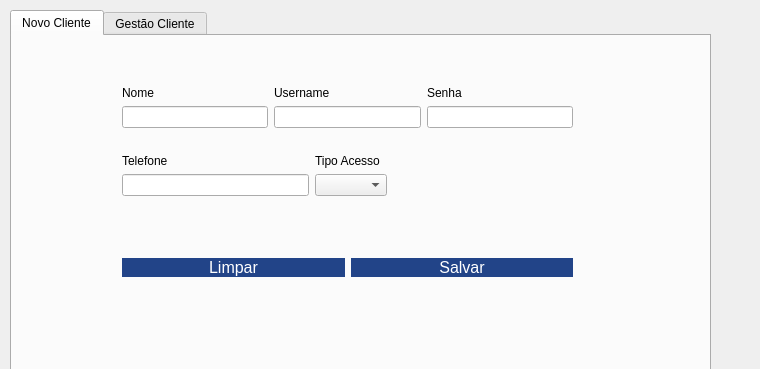
<?xml version="1.0" encoding="UTF-8"?>
<ui version="4.0">
 <class>fm_gestaoColaboradores</class>
 <widget class="QDialog" name="fm_gestaoColaboradores">
  <property name="geometry">
   <rect>
    <x>0</x>
    <y>0</y>
    <width>760</width>
    <height>369</height>
   </rect>
  </property>
  <property name="windowTitle">
   <string>Cliente</string>
  </property>
  <property name="styleSheet">
   <string notr="true"/>
  </property>
  <widget class="QTabWidget" name="tabWidget">
   <property name="geometry">
    <rect>
     <x>10</x>
     <y>10</y>
     <width>701</width>
     <height>361</height>
    </rect>
   </property>
   <property name="styleSheet">
    <string notr="true"/>
   </property>
   <property name="currentIndex">
    <number>0</number>
   </property>
   <widget class="QWidget" name="tab_novocolaborador">
    <attribute name="title">
     <string>Novo Cliente</string>
    </attribute>
    <widget class="QWidget" name="layoutWidget">
     <property name="geometry">
      <rect>
       <x>110</x>
       <y>50</y>
       <width>451</width>
       <height>191</height>
      </rect>
     </property>
     <layout class="QVBoxLayout" name="verticalLayout_6">
      <item>
       <layout class="QHBoxLayout" name="horizontalLayout">
        <item>
         <layout class="QVBoxLayout" name="verticalLayout">
          <item>
           <widget class="QLabel" name="label">
            <property name="text">
             <string>Nome</string>
            </property>
           </widget>
          </item>
          <item>
           <widget class="QLineEdit" name="txt_nome_novocolab"/>
          </item>
         </layout>
        </item>
        <item>
         <layout class="QVBoxLayout" name="verticalLayout_2">
          <item>
           <widget class="QLabel" name="label_2">
            <property name="text">
             <string>Username</string>
            </property>
           </widget>
          </item>
          <item>
           <widget class="QLineEdit" name="txt_username_novocolab"/>
          </item>
         </layout>
        </item>
        <item>
         <layout class="QVBoxLayout" name="verticalLayout_3">
          <item>
           <widget class="QLabel" name="label_3">
            <property name="text">
             <string>Senha</string>
            </property>
           </widget>
          </item>
          <item>
           <widget class="QLineEdit" name="txt_senha_novocolb">
            <property name="echoMode">
             <enum>QLineEdit::Password</enum>
            </property>
           </widget>
          </item>
         </layout>
        </item>
       </layout>
      </item>
      <item>
       <spacer name="verticalSpacer">
        <property name="orientation">
         <enum>Qt::Vertical</enum>
        </property>
        <property name="sizeType">
         <enum>QSizePolicy::Fixed</enum>
        </property>
        <property name="sizeHint" stdset="0">
         <size>
          <width>20</width>
          <height>20</height>
         </size>
        </property>
       </spacer>
      </item>
      <item>
       <layout class="QHBoxLayout" name="horizontalLayout_2">
        <item>
         <layout class="QVBoxLayout" name="verticalLayout_4">
          <item>
           <widget class="QLabel" name="label_4">
            <property name="text">
             <string>Telefone</string>
            </property>
           </widget>
          </item>
          <item>
           <widget class="QLineEdit" name="txt_fone_novocolab"/>
          </item>
         </layout>
        </item>
        <item>
         <layout class="QVBoxLayout" name="verticalLayout_5">
          <item>
           <widget class="QLabel" name="label_5">
            <property name="text">
             <string>Tipo Acesso</string>
            </property>
           </widget>
          </item>
          <item>
           <widget class="QComboBox" name="cb_acesso_novocolab"/>
          </item>
         </layout>
        </item>
        <item>
         <spacer name="horizontalSpacer">
          <property name="orientation">
           <enum>Qt::Horizontal</enum>
          </property>
          <property name="sizeHint" stdset="0">
           <size>
            <width>40</width>
            <height>20</height>
           </size>
          </property>
         </spacer>
        </item>
       </layout>
      </item>
      <item>
       <spacer name="verticalSpacer_2">
        <property name="orientation">
         <enum>Qt::Vertical</enum>
        </property>
        <property name="sizeHint" stdset="0">
         <size>
          <width>20</width>
          <height>40</height>
         </size>
        </property>
       </spacer>
      </item>
      <item>
       <layout class="QHBoxLayout" name="horizontalLayout_3">
        <item>
         <widget class="QPushButton" name="btn_novo_novocolab">
          <property name="styleSheet">
           <string notr="true">QPushButton{
background:#248;
color:#fff;
font-size:12pt;
border:none;
border-radius:10px;
}
QPushButton:hover{
	background:#fff;
	color:#248;
	font-size:12pt;
	border:none;
	border-radius:10px;
}
</string>
          </property>
          <property name="text">
           <string>Limpar</string>
          </property>
         </widget>
        </item>
        <item>
         <widget class="QPushButton" name="btn_gravar_novocolab">
          <property name="styleSheet">
           <string notr="true">QPushButton{
background:#248;
color:#fff;
font-size:12pt;
border:none;
border-radius:10px;
}
QPushButton:hover{
	background:#fff;
	color:#248;
	font-size:12pt;
	border:none;
	border-radius:10px;
}
</string>
          </property>
          <property name="text">
           <string>Salvar</string>
          </property>
         </widget>
        </item>
       </layout>
      </item>
     </layout>
    </widget>
   </widget>
   <widget class="QWidget" name="tab_gestaocolaborador">
    <attribute name="title">
     <string>Gestão Cliente</string>
    </attribute>
    <widget class="QLabel" name="label_11">
     <property name="geometry">
      <rect>
       <x>10</x>
       <y>10</y>
       <width>51</width>
       <height>16</height>
      </rect>
     </property>
     <property name="text">
      <string>Filtrar por:</string>
     </property>
    </widget>
    <widget class="QTableWidget" name="tw_ge_listacolab">
     <property name="geometry">
      <rect>
       <x>10</x>
       <y>100</y>
       <width>256</width>
       <height>192</height>
      </rect>
     </property>
    </widget>
    <widget class="QWidget" name="layoutWidget">
     <property name="geometry">
      <rect>
       <x>340</x>
       <y>10</y>
       <width>319</width>
       <height>306</height>
      </rect>
     </property>
     <layout class="QVBoxLayout" name="verticalLayout_13">
      <item>
       <layout class="QVBoxLayout" name="verticalLayout_12">
        <item>
         <layout class="QVBoxLayout" name="verticalLayout_7">
          <item>
           <widget class="QLabel" name="label_6">
            <property name="text">
             <string>Nome</string>
            </property>
           </widget>
          </item>
          <item>
           <widget class="QLineEdit" name="txt_ge_nome">
            <property name="styleSheet">
             <string notr="true"/>
            </property>
           </widget>
          </item>
         </layout>
        </item>
        <item>
         <layout class="QVBoxLayout" name="verticalLayout_11">
          <item>
           <widget class="QLabel" name="label_7">
            <property name="text">
             <string>Username</string>
            </property>
           </widget>
          </item>
          <item>
           <widget class="QLineEdit" name="txt_ge_username"/>
          </item>
         </layout>
        </item>
        <item>
         <layout class="QVBoxLayout" name="verticalLayout_10">
          <item>
           <widget class="QLabel" name="label_8">
            <property name="text">
             <string>Senha</string>
            </property>
           </widget>
          </item>
          <item>
           <widget class="QLineEdit" name="txt_ge_senha">
            <property name="echoMode">
             <enum>QLineEdit::Password</enum>
            </property>
           </widget>
          </item>
         </layout>
        </item>
        <item>
         <layout class="QVBoxLayout" name="verticalLayout_9">
          <item>
           <widget class="QLabel" name="label_9">
            <property name="text">
             <string>Telefone</string>
            </property>
           </widget>
          </item>
          <item>
           <widget class="QLineEdit" name="txt_ge_fone"/>
          </item>
         </layout>
        </item>
        <item>
         <layout class="QVBoxLayout" name="verticalLayout_8">
          <item>
           <widget class="QLabel" name="label_10">
            <property name="text">
             <string>Acesso</string>
            </property>
           </widget>
          </item>
          <item>
           <widget class="QComboBox" name="cb_ge_acessocolab"/>
          </item>
          <item>
           <spacer name="verticalSpacer_3">
            <property name="orientation">
             <enum>Qt::Vertical</enum>
            </property>
            <property name="sizeHint" stdset="0">
             <size>
              <width>20</width>
              <height>40</height>
             </size>
            </property>
           </spacer>
          </item>
         </layout>
        </item>
       </layout>
      </item>
      <item>
       <layout class="QHBoxLayout" name="horizontalLayout_4">
        <item>
         <widget class="QPushButton" name="bnt_ge_salvar">
          <property name="styleSheet">
           <string notr="true">QPushButton{
background:#248;
color:#fff;
font-size:12pt;
border:none;
border-radius:10px;
}
QPushButton:hover{
	background:#fff;
	color:#248;
	font-size:12pt;
	border:none;
	border-radius:10px;
}
</string>
          </property>
          <property name="text">
           <string>Salvar</string>
          </property>
         </widget>
        </item>
        <item>
         <widget class="QPushButton" name="bnt_ge_escluir">
          <property name="styleSheet">
           <string notr="true">QPushButton{
background:#248;
color:#fff;
font-size:12pt;
border:none;
border-radius:10px;
}
QPushButton:hover{
	background:#fff;
	color:#248;
	font-size:12pt;
	border:none;
	border-radius:10px;
}
</string>
          </property>
          <property name="text">
           <string>Excluir</string>
          </property>
         </widget>
        </item>
       </layout>
      </item>
     </layout>
    </widget>
    <widget class="QWidget" name="layoutWidget">
     <property name="geometry">
      <rect>
       <x>10</x>
       <y>30</y>
       <width>86</width>
       <height>52</height>
      </rect>
     </property>
     <layout class="QVBoxLayout" name="verticalLayout_16">
      <item>
       <widget class="QRadioButton" name="rb_ge_idcolab">
        <property name="text">
         <string>ID Cliente</string>
        </property>
        <property name="checked">
         <bool>true</bool>
        </property>
       </widget>
      </item>
      <item>
       <widget class="QRadioButton" name="rb_ge_nome">
        <property name="text">
         <string>Nome</string>
        </property>
       </widget>
      </item>
     </layout>
    </widget>
    <widget class="QWidget" name="layoutWidget">
     <property name="geometry">
      <rect>
       <x>100</x>
       <y>10</y>
       <width>111</width>
       <height>80</height>
      </rect>
     </property>
     <layout class="QVBoxLayout" name="verticalLayout_15">
      <item>
       <layout class="QVBoxLayout" name="verticalLayout_14">
        <item>
         <widget class="QLabel" name="label_12">
          <property name="text">
           <string>Filtro:</string>
          </property>
         </widget>
        </item>
        <item>
         <widget class="QLineEdit" name="txt_ge_filtro"/>
        </item>
       </layout>
      </item>
      <item>
       <widget class="QPushButton" name="pushButton">
        <property name="styleSheet">
         <string notr="true">QPushButton{
background:#248;
color:#fff;
font-size:12pt;
border:none;
border-radius:10px;
}
QPushButton:hover{
	background:#fff;
	color:#248;
	font-size:12pt;
	border:none;
	border-radius:10px;
}
</string>
        </property>
        <property name="text">
         <string>Filtrar</string>
        </property>
       </widget>
      </item>
     </layout>
    </widget>
   </widget>
  </widget>
 </widget>
 <resources/>
 <connections/>
</ui>
